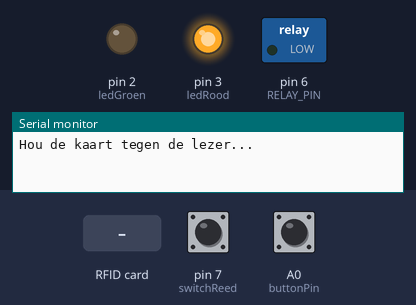
Bench run of a sketch on a simulated Arduino Uno, built with avr-gcc and run on an emulated ATmega328P. On the bench: switched loads named in the sketch (green lamp = pin HIGH), output pins drawn as LEDs (lit = HIGH), the last lines printed to the serial monitor. Dashed ring = blinking. The test bench sets the inputs (shaded band); at power-on: A0 (buttonPin) LOW, pin 7 (switchReed) LOW. Pins used as bus, display or sensor lines are not drawn.

Above: at 1.2 s.
1.3 s: RFID card 5E 7A 19 C4 held to the reader
At 1.55 s:
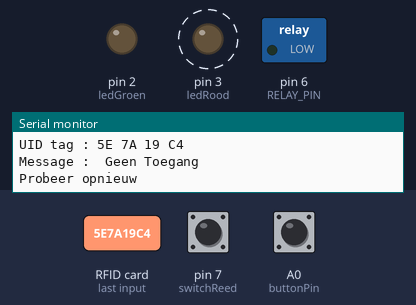
4.3 s: A0 (buttonPin) pulled HIGH for 1 s
At 5.2 s:
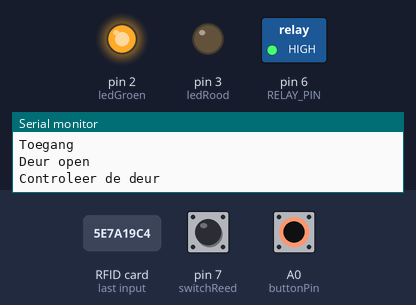
At 7.7 s:
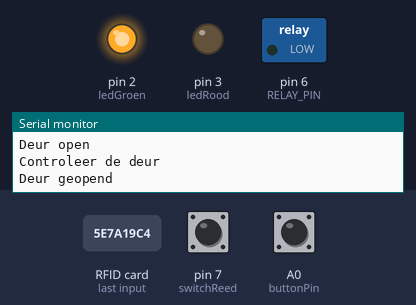
Timing chart, 0 to 9.2 s (numbered marks = the images above; inputs shaded):
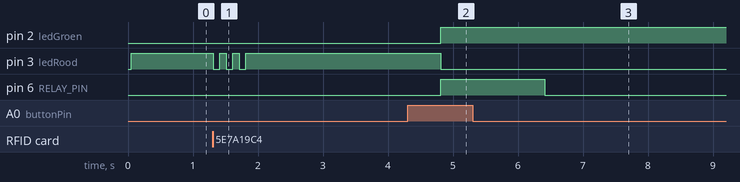

Measured:
- after the input at 1.3 s, pin 3 (ledRood): alternates HIGH for 0.10 s and LOW for 0.10 s, 6 changes in all, then stays HIGH, starting at once
- after the input at 4.3 s, pin 2 (ledGroen): LOW → HIGH after 0.51 s; pin 3 (ledRood): HIGH → LOW after 0.51 s; pin 6 (RELAY_PIN): LOW → HIGH after 0.51 s, → LOW 1.6 s later

The sketch:

deurslot3.ino
```cpp
#include <SPI.h>          //bibliotheek SPI interface
#include <MFRC522.h>      //bibliotheek rfid lezer

#define SS_PIN 10
#define RST_PIN 9
MFRC522 mfrc522(SS_PIN, RST_PIN);   // Create MFRC522 instance.

const int switchReed = 7;           //reed contact zit op pin 7
const int RELAY_PIN = 6;            //relay zit op pin 6
const int buttonPin = A0;
int ledRood = 3;
int ledGroen = 2;
int buttonState = 0;

void setup(){
  pinMode(switchReed, INPUT);
  pinMode(buttonPin, INPUT);
  pinMode(RELAY_PIN, OUTPUT);
  pinMode(ledRood, OUTPUT);
  pinMode(ledGroen, OUTPUT);
  Serial.begin(9600);             // Initiate a serial communication
  SPI.begin();                    // Initiate  SPI bus
  mfrc522.PCD_Init();             // Initiate MFRC522
  Serial.println("Hou de kaart tegen de lezer...");
  Serial.println();

}
void loop(){                      // Look for new cards
  buttonState = digitalRead(buttonPin);
  digitalWrite(ledRood, HIGH);
  digitalWrite(ledGroen, LOW);

  if(buttonState == HIGH){
   Serial.println();
   Serial.println("deur open van binnen");
   digitalWrite(ledRood, LOW);
   digitalWrite(ledGroen, HIGH);
   Serial.println("Toegang");
   digitalWrite(RELAY_PIN, HIGH);    //maakt de deur open
   Serial.println("Deur open");
   digitalRead(switchReed);
   delay(100);
     while(digitalRead(switchReed) != LOW);{
        digitalWrite(ledGroen, HIGH);
      }

    if(digitalRead(switchReed) == LOW){
      Serial.println("Controleer de deur");
      delay(500);
    }

    Serial.println("Deur geopend");
    delay(1000);
    digitalWrite(RELAY_PIN, LOW);       //deurslot dicht
    while(digitalRead(switchReed) != HIGH);{

    }
    Serial.println();
    Serial.println("Deur gesloten");
    delay(500);
  }

  if ( ! mfrc522.PICC_IsNewCardPresent()){
    return;
  }
  // Select one of the cards
  if ( ! mfrc522.PICC_ReadCardSerial()){
    return;
  }

  Serial.print("UID tag :");  //Show UID on serial monitor
  String content= "";
  byte letter;
  for (byte i = 0; i < mfrc522.uid.size; i++) {
     Serial.print(mfrc522.uid.uidByte[i] < 0x10 ? " 0" : " ");
     Serial.print(mfrc522.uid.uidByte[i], HEX);
     content.concat(String(mfrc522.uid.uidByte[i] < 0x10 ? " 0" : " "));
     content.concat(String(mfrc522.uid.uidByte[i], HEX));
  }
  digitalWrite(ledRood, LOW);
  Serial.println();
  Serial.print("Message : ");
  content.toUpperCase();

  if (content.substring(1) == "AA AC 12 BE") {                //change here the UID of the card/cards that you want to give access
    digitalWrite(ledGroen, HIGH);
    Serial.println("Toegang");
    digitalWrite(RELAY_PIN, HIGH);    //maakt de deur open
    Serial.println("Deur open");
    digitalRead(switchReed);
    delay(100);
       while(digitalRead(switchReed) != LOW);{
        digitalWrite(ledGroen, HIGH);
       }

    Serial.println("Deur geopend");
    delay(1000);
    digitalWrite(RELAY_PIN, LOW);       //deurslot dicht
    while(digitalRead(switchReed) != HIGH);{

    }
    Serial.println();
    Serial.println("Deur gesloten");
    delay(500);

  }else{
    Serial.println(" Geen Toegang");
    Serial.println();
    Serial.println("Probeer opnieuw");
    digitalWrite(ledRood, LOW);
    delay(100);
    digitalWrite(ledRood, HIGH);
    delay(100);
    digitalWrite(ledRood, LOW);
    delay(100);
    digitalWrite(ledRood, HIGH);
    delay(100);
    digitalWrite(ledRood, LOW);
    delay(100);
    digitalWrite(ledRood, HIGH);
    delay(3000);
  }
}
```
